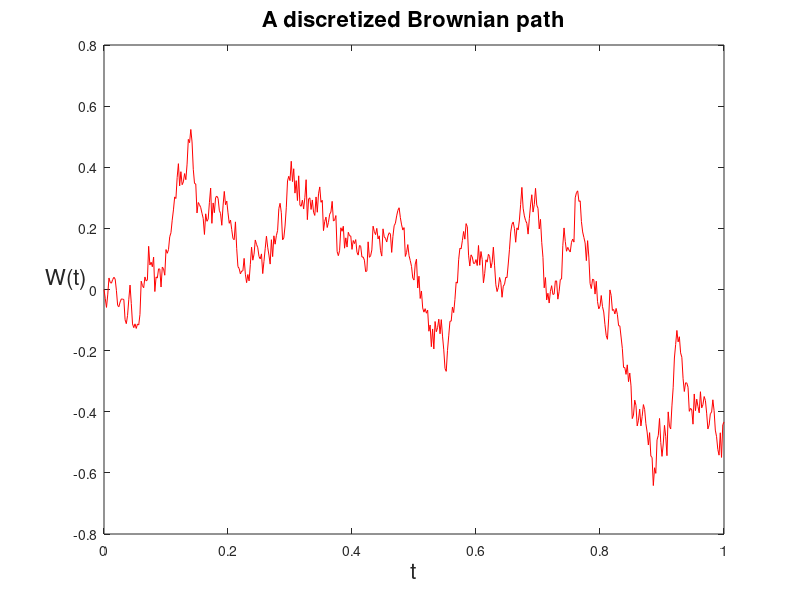
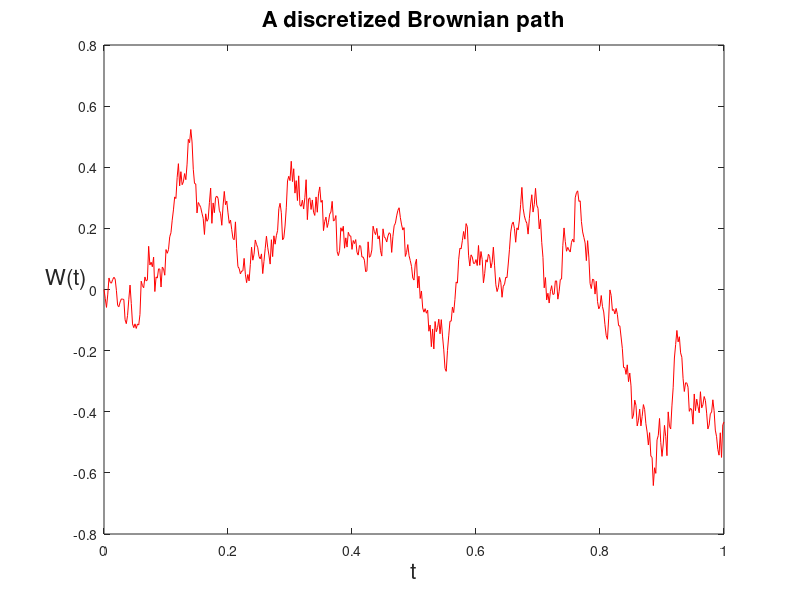
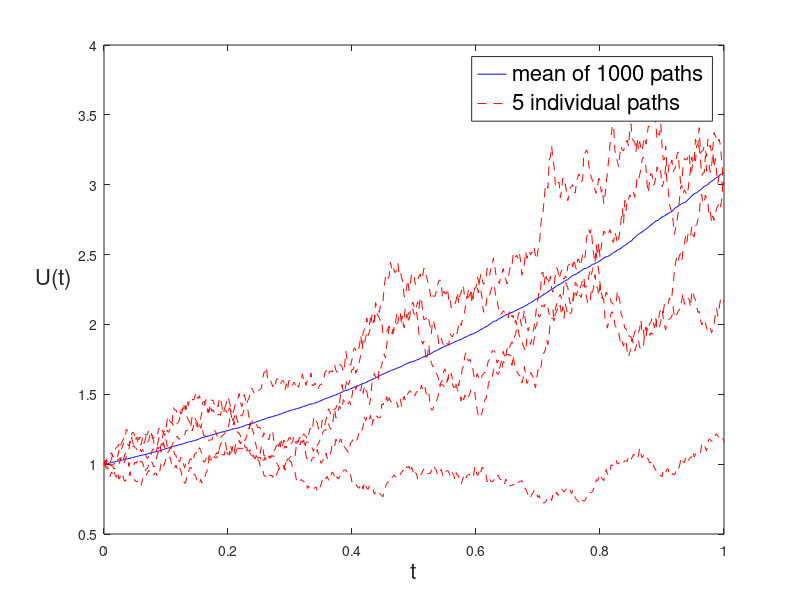

Here is the MATLAB script that generated these plots, in order:
clc; clear all;
% This code lets you practice simulating Stochastic Differential Equations
% (SDEs) numerically. The entire code is from Desmond J. Higham, 2001, SIAM
% Review, Vol. 43, No. 3, 525-546.

%%
% BPATH1 Brownian path simulation
% This part generates discretized Brownian path

randn('state', 100 ) % for reproducibility

T = 1;
N = 500;
dt = T/N;

dW = zeros(1,N); % preallocate arrays
W  = zeros(1,N);  % for efficiency

dW(1) = sqrt(dt)*randn; % first increment of the Brownian motion
W(1) = dW(1); % since W(0) = 0 is not allowed (we set W(0)=0 when plotting)

for j = 2:N
    dW(j) = sqrt(dt)*randn;  % general increments of W(t)
    W(j) = W(j-1) + dW(j);
end

figure;
plot([0:dt:T], [0, W], 'r-') % plot W against t
xlabel('t','FontSize', 16)
ylabel('W(t)', 'FontSize', 16, 'Rotation', 0)
title('A discretized Brownian path', 'FontSize', 16)


%%
% BPATH2 Brownian path simulation: vectorized

randn('state', 100) % set the state of randn
T = 1;
N = 500;
dt = T/N;

% increments of Bwonian motion ~ \sqrt(dt) * N(0,1)
dW = sqrt(dt) * randn(1, N); 
W = cumsum(dW); % cumulative sum - this helps avoid for loops

figure;
plot([0:dt:T], [0, W], 'r-') % plot W against t
xlabel('t', 'FontSize',16)
ylabel('W(t)', 'FontSize', 16, 'Rotation', 0)
title('A discretized Brownian path', 'FontSize', 16)


%%
% BPATH3 Function along a Brownian path
randn('state', 100) % set the state of randn
T = 1;
N = 500;
dt = T/N;
t = [dt:dt:1];

M  = 1000; % M paths simultaneously
dW = sqrt(dt) * randn(M,N); % increments
W  = cumsum(dW, 2); % cumulative sum: 1000 realizations of W(t) over 500 time instances

% Evaluate the function u(W(t)) = exp(t + 0.5W(t))
U  = exp(repmat(t, [M 1]) + 0.5*W); 
Umean = mean(U);        % columnwise average

figure;
plot([0,t], [1, Umean], 'b-'), hold on % plot mean over M paths
plot([0,t], [ones(5,1), U(1:5,:)],'r--'), hold off % plot 5 individual paths
xlabel('t', 'FontSize',16)
ylabel('U(t)',  'FontSize', 16, 'Rotation', 0, 'HorizontalAlignment', 'right')
legend('mean of 1000 paths', '5 individual paths', 'FontSize', 16)

% The sample average (expected value of u(W(t)) turns out to be exp(9t/8)
averr = norm((Umean - exp(9*t/8)), 'inf')   % sample error -> this will decrease when sampled more W(t)


%%
%STINT Approximate stochastic integrals
%
% Ito and Stratonovich integrals of W dW

randn('state', 100) % set the state of randn
T = 1;
N = 500;
dt = T/N;

dW = sqrt(dt) * randn(1,N); % increments
W = cumsum(dW);             % cumulative sum

ito = sum([0, W(1:end-1)] .* dW)
strat = sum((0.5*([0,W(1:end-1)]+W) + 0.5*sqrt(dt)*randn(1,N)).*dW)

itoerr = abs(ito - 0.5*(W(end)^2 - T))
straterr = abs(strat - 0.5*W(end)^2)




